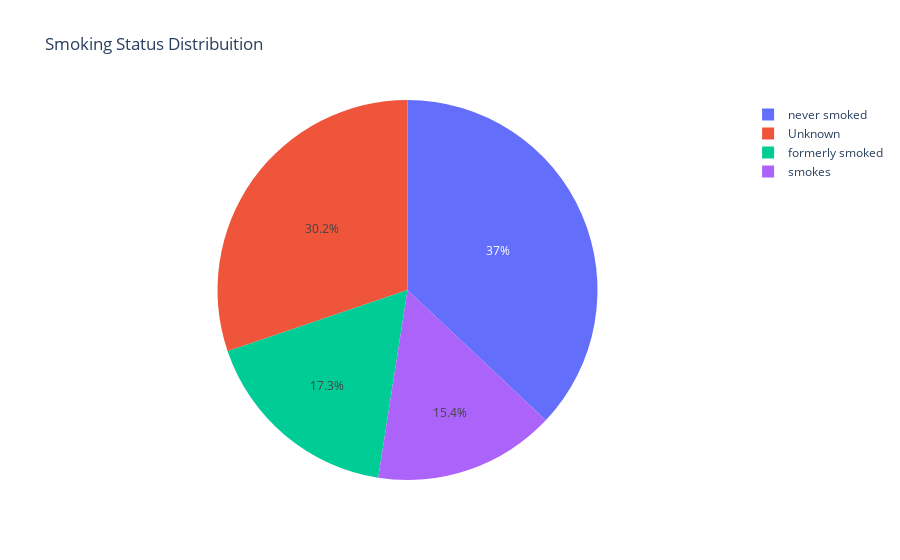

The notebook cell this image was saved under:
### Code cell
pie_graph(df_eda,'Smoking Status Distribuition','smoking_status')

### Figure 1 — Plotly figure (JSON) as saved in the notebook; plotly's stock layout.template omitted (floating-point values rounded to 4 significant figures)
{"data": [{"labels": ["never smoked", "Unknown", "formerly smoked", "smokes"], "type": "pie", "values": [1892, 1544, 885, 789]}], "layout": {"title": {"text": "Smoking Status Distribuition"}}}
